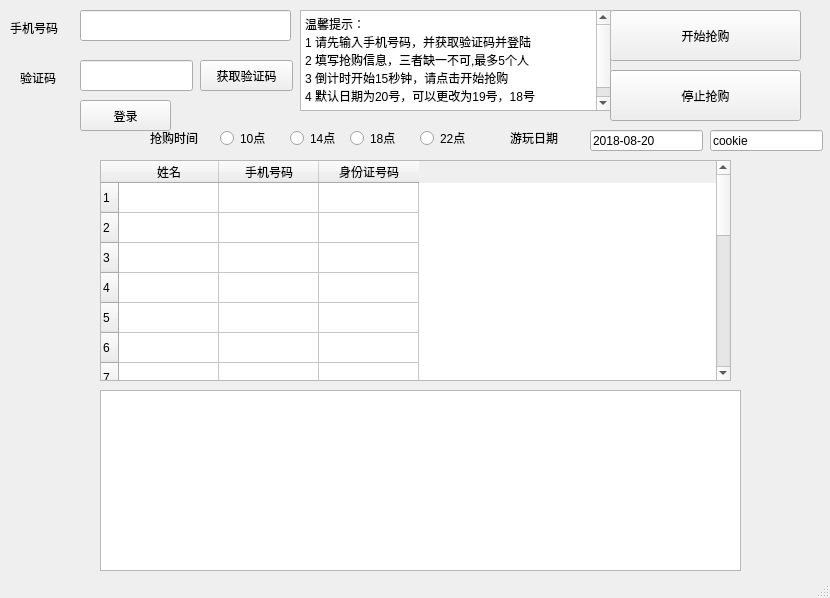
<?xml version="1.0" encoding="UTF-8"?>
<ui version="4.0">
 <class>MainWindow</class>
 <widget class="QMainWindow" name="MainWindow">
  <property name="geometry">
   <rect>
    <x>0</x>
    <y>0</y>
    <width>830</width>
    <height>598</height>
   </rect>
  </property>
  <property name="windowTitle">
   <string>MainWindow</string>
  </property>
  <widget class="QWidget" name="centralwidget">
   <widget class="QPushButton" name="get_yzm">
    <property name="geometry">
     <rect>
      <x>200</x>
      <y>60</y>
      <width>93</width>
      <height>31</height>
     </rect>
    </property>
    <property name="text">
     <string>获取验证码</string>
    </property>
   </widget>
   <widget class="QLabel" name="label">
    <property name="geometry">
     <rect>
      <x>10</x>
      <y>20</y>
      <width>72</width>
      <height>15</height>
     </rect>
    </property>
    <property name="text">
     <string>手机号码</string>
    </property>
   </widget>
   <widget class="QLineEdit" name="phone">
    <property name="geometry">
     <rect>
      <x>80</x>
      <y>10</y>
      <width>211</width>
      <height>31</height>
     </rect>
    </property>
   </widget>
   <widget class="QLineEdit" name="yzm">
    <property name="geometry">
     <rect>
      <x>80</x>
      <y>60</y>
      <width>113</width>
      <height>31</height>
     </rect>
    </property>
   </widget>
   <widget class="QLabel" name="label_2">
    <property name="geometry">
     <rect>
      <x>20</x>
      <y>70</y>
      <width>72</width>
      <height>15</height>
     </rect>
    </property>
    <property name="text">
     <string>验证码</string>
    </property>
   </widget>
   <widget class="QPushButton" name="start_qg">
    <property name="geometry">
     <rect>
      <x>610</x>
      <y>10</y>
      <width>191</width>
      <height>51</height>
     </rect>
    </property>
    <property name="text">
     <string>开始抢购</string>
    </property>
   </widget>
   <widget class="QTextBrowser" name="textBrowser">
    <property name="geometry">
     <rect>
      <x>300</x>
      <y>10</y>
      <width>311</width>
      <height>101</height>
     </rect>
    </property>
    <property name="mouseTracking">
     <bool>false</bool>
    </property>
    <property name="tabletTracking">
     <bool>false</bool>
    </property>
    <property name="lineWrapColumnOrWidth">
     <number>0</number>
    </property>
    <property name="html">
     <string>&lt;!DOCTYPE HTML PUBLIC &quot;-//W3C//DTD HTML 4.0//EN&quot; &quot;http://www.w3.org/TR/REC-html40/strict.dtd&quot;&gt;
&lt;html&gt;&lt;head&gt;&lt;meta name=&quot;qrichtext&quot; content=&quot;1&quot; /&gt;&lt;style type=&quot;text/css&quot;&gt;
p, li { white-space: pre-wrap; }
&lt;/style&gt;&lt;/head&gt;&lt;body style=&quot; font-family:'SimSun'; font-size:9pt; font-weight:400; font-style:normal;&quot;&gt;
&lt;p style=&quot; margin-top:0px; margin-bottom:0px; margin-left:0px; margin-right:0px; -qt-block-indent:0; text-indent:0px;&quot;&gt;温馨提示：&lt;/p&gt;
&lt;p style=&quot; margin-top:0px; margin-bottom:0px; margin-left:0px; margin-right:0px; -qt-block-indent:0; text-indent:0px;&quot;&gt;1 请先输入手机号码，并获取验证码并登陆&lt;/p&gt;
&lt;p style=&quot; margin-top:0px; margin-bottom:0px; margin-left:0px; margin-right:0px; -qt-block-indent:0; text-indent:0px;&quot;&gt;2 填写抢购信息，三者缺一不可,最多5个人&lt;/p&gt;
&lt;p style=&quot; margin-top:0px; margin-bottom:0px; margin-left:0px; margin-right:0px; -qt-block-indent:0; text-indent:0px;&quot;&gt;3 倒计时开始15秒钟，请点击开始抢购&lt;/p&gt;
&lt;p style=&quot; margin-top:0px; margin-bottom:0px; margin-left:0px; margin-right:0px; -qt-block-indent:0; text-indent:0px;&quot;&gt;4 默认日期为20号，可以更改为19号，18号&lt;/p&gt;
&lt;p style=&quot;-qt-paragraph-type:empty; margin-top:0px; margin-bottom:0px; margin-left:0px; margin-right:0px; -qt-block-indent:0; text-indent:0px;&quot;&gt;&lt;br /&gt;&lt;/p&gt;&lt;/body&gt;&lt;/html&gt;</string>
    </property>
   </widget>
   <widget class="QTableWidget" name="tableWidget">
    <property name="geometry">
     <rect>
      <x>100</x>
      <y>160</y>
      <width>631</width>
      <height>221</height>
     </rect>
    </property>
    <row>
     <property name="text">
      <string>1</string>
     </property>
    </row>
    <row>
     <property name="text">
      <string>2</string>
     </property>
    </row>
    <row>
     <property name="text">
      <string>3</string>
     </property>
    </row>
    <row>
     <property name="text">
      <string>4</string>
     </property>
    </row>
    <row>
     <property name="text">
      <string>5</string>
     </property>
    </row>
    <row>
     <property name="text">
      <string>6</string>
     </property>
    </row>
    <row>
     <property name="text">
      <string>7</string>
     </property>
    </row>
    <row>
     <property name="text">
      <string>8</string>
     </property>
    </row>
    <row>
     <property name="text">
      <string>9</string>
     </property>
    </row>
    <row>
     <property name="text">
      <string>10</string>
     </property>
    </row>
    <row>
     <property name="text">
      <string>11</string>
     </property>
    </row>
    <row>
     <property name="text">
      <string>12</string>
     </property>
    </row>
    <row>
     <property name="text">
      <string>13</string>
     </property>
    </row>
    <row>
     <property name="text">
      <string>14</string>
     </property>
    </row>
    <row>
     <property name="text">
      <string>15</string>
     </property>
    </row>
    <row>
     <property name="text">
      <string>16</string>
     </property>
    </row>
    <row>
     <property name="text">
      <string>17</string>
     </property>
    </row>
    <row>
     <property name="text">
      <string>19</string>
     </property>
    </row>
    <row>
     <property name="text">
      <string>20</string>
     </property>
    </row>
    <column>
     <property name="text">
      <string>姓名</string>
     </property>
    </column>
    <column>
     <property name="text">
      <string>手机号码</string>
     </property>
    </column>
    <column>
     <property name="text">
      <string>身份证号码</string>
     </property>
    </column>
    <item row="13" column="0">
     <property name="text">
      <string/>
     </property>
    </item>
    <item row="13" column="1">
     <property name="text">
      <string/>
     </property>
    </item>
   </widget>
   <widget class="QTextBrowser" name="textBrowser_2">
    <property name="geometry">
     <rect>
      <x>100</x>
      <y>390</y>
      <width>641</width>
      <height>181</height>
     </rect>
    </property>
   </widget>
   <widget class="QPushButton" name="pushButton">
    <property name="geometry">
     <rect>
      <x>80</x>
      <y>100</y>
      <width>91</width>
      <height>31</height>
     </rect>
    </property>
    <property name="text">
     <string>登录</string>
    </property>
   </widget>
   <widget class="QLabel" name="label_3">
    <property name="geometry">
     <rect>
      <x>510</x>
      <y>130</y>
      <width>72</width>
      <height>15</height>
     </rect>
    </property>
    <property name="text">
     <string>游玩日期</string>
    </property>
   </widget>
   <widget class="QLineEdit" name="lineEdit">
    <property name="geometry">
     <rect>
      <x>590</x>
      <y>130</y>
      <width>113</width>
      <height>21</height>
     </rect>
    </property>
    <property name="text">
     <string>2018-08-20</string>
    </property>
   </widget>
   <widget class="QRadioButton" name="shi">
    <property name="enabled">
     <bool>true</bool>
    </property>
    <property name="geometry">
     <rect>
      <x>220</x>
      <y>130</y>
      <width>61</width>
      <height>16</height>
     </rect>
    </property>
    <property name="acceptDrops">
     <bool>false</bool>
    </property>
    <property name="autoFillBackground">
     <bool>false</bool>
    </property>
    <property name="text">
     <string>10点</string>
    </property>
   </widget>
   <widget class="QRadioButton" name="shis">
    <property name="geometry">
     <rect>
      <x>290</x>
      <y>130</y>
      <width>61</width>
      <height>16</height>
     </rect>
    </property>
    <property name="text">
     <string>14点</string>
    </property>
   </widget>
   <widget class="QRadioButton" name="shib">
    <property name="geometry">
     <rect>
      <x>350</x>
      <y>130</y>
      <width>61</width>
      <height>16</height>
     </rect>
    </property>
    <property name="text">
     <string>18点</string>
    </property>
   </widget>
   <widget class="QRadioButton" name="ershier">
    <property name="geometry">
     <rect>
      <x>420</x>
      <y>130</y>
      <width>61</width>
      <height>16</height>
     </rect>
    </property>
    <property name="text">
     <string>22点</string>
    </property>
   </widget>
   <widget class="QLabel" name="label_4">
    <property name="geometry">
     <rect>
      <x>150</x>
      <y>130</y>
      <width>72</width>
      <height>15</height>
     </rect>
    </property>
    <property name="text">
     <string>抢购时间</string>
    </property>
   </widget>
   <widget class="QPushButton" name="stop">
    <property name="geometry">
     <rect>
      <x>610</x>
      <y>70</y>
      <width>191</width>
      <height>51</height>
     </rect>
    </property>
    <property name="text">
     <string>停止抢购</string>
    </property>
   </widget>
   <widget class="QLineEdit" name="lineEdit_2">
    <property name="geometry">
     <rect>
      <x>710</x>
      <y>130</y>
      <width>113</width>
      <height>21</height>
     </rect>
    </property>
    <property name="text">
     <string>cookie</string>
    </property>
   </widget>
  </widget>
  <widget class="QStatusBar" name="statusbar"/>
 </widget>
 <resources/>
 <connections/>
</ui>
